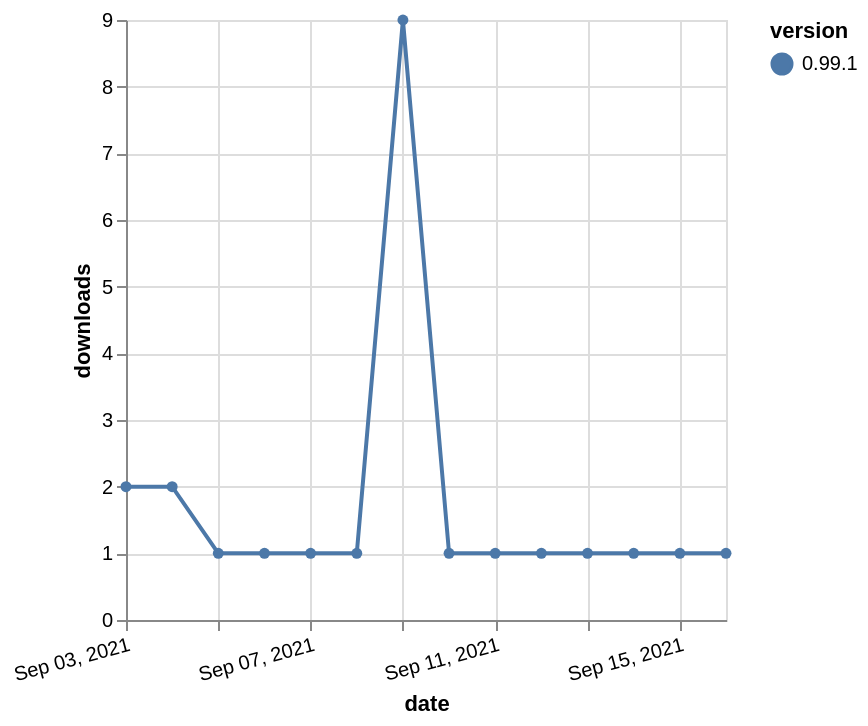

Source (Vega-Lite JSON):
### Vega-Lite specification from a JSON file in a GitHub repository (floating-point values rounded to 4 significant figures)
{"$schema": "https://vega.github.io/schema/vega-lite/v5.json", "description": "A simple bar chart with embedded data.", "data": {"values": [{"date": "2021-09-03", "total": 710, "delta": 2, "version": "0.99.1"}, {"date": "2021-09-04", "total": 712, "delta": 2, "version": "0.99.1"}, {"date": "2021-09-05", "total": 713, "delta": 1, "version": "0.99.1"}, {"date": "2021-09-06", "total": 714, "delta": 1, "version": "0.99.1"}, {"date": "2021-09-07", "total": 715, "delta": 1, "version": "0.99.1"}, {"date": "2021-09-08", "total": 716, "delta": 1, "version": "0.99.1"}, {"date": "2021-09-09", "total": 725, "delta": 9, "version": "0.99.1"}, {"date": "2021-09-10", "total": 726, "delta": 1, "version": "0.99.1"}, {"date": "2021-09-11", "total": 727, "delta": 1, "version": "0.99.1"}, {"date": "2021-09-12", "total": 728, "delta": 1, "version": "0.99.1"}, {"date": "2021-09-13", "total": 729, "delta": 1, "version": "0.99.1"}, {"date": "2021-09-14", "total": 730, "delta": 1, "version": "0.99.1"}, {"date": "2021-09-15", "total": 731, "delta": 1, "version": "0.99.1"}, {"date": "2021-09-16", "total": 732, "delta": 1, "version": "0.99.1"}]}, "width": "container", "mark": {"type": "line", "point": {"filled": true}}, "encoding": {"x": {"field": "date", "type": "temporal", "timeUnit": "yearmonthdate", "title": "date", "axis": {"labelAngle": -15}}, "y": {"field": "delta", "type": "quantitative", "title": "downloads"}, "color": {"field": "version", "type": "nominal"}, "tooltip": {"field": "delta"}}}
